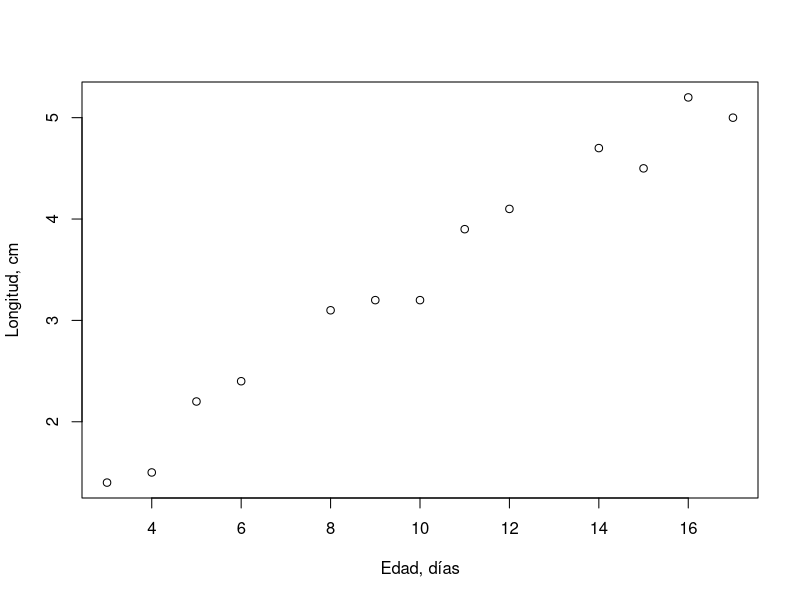
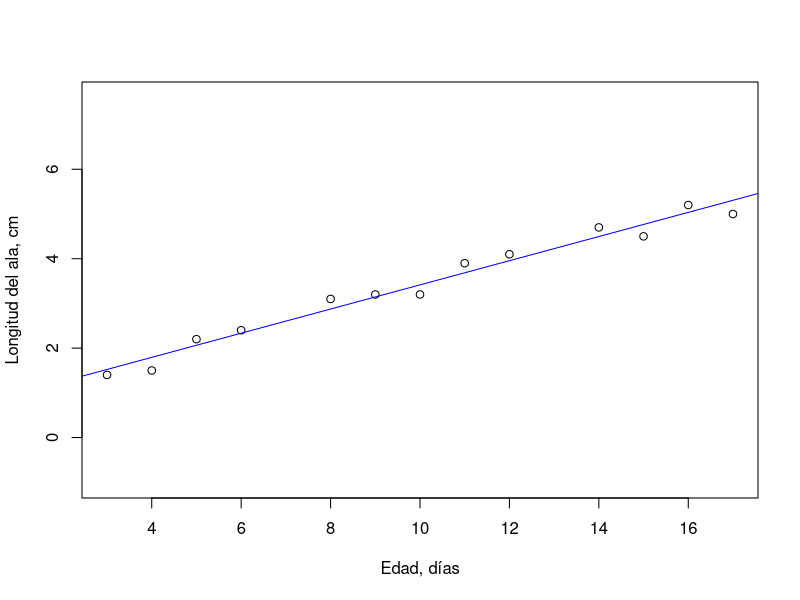
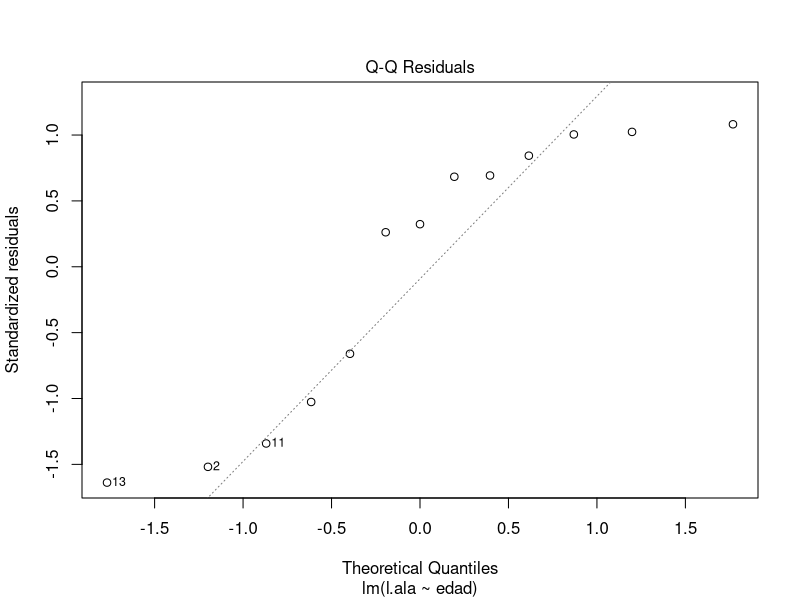
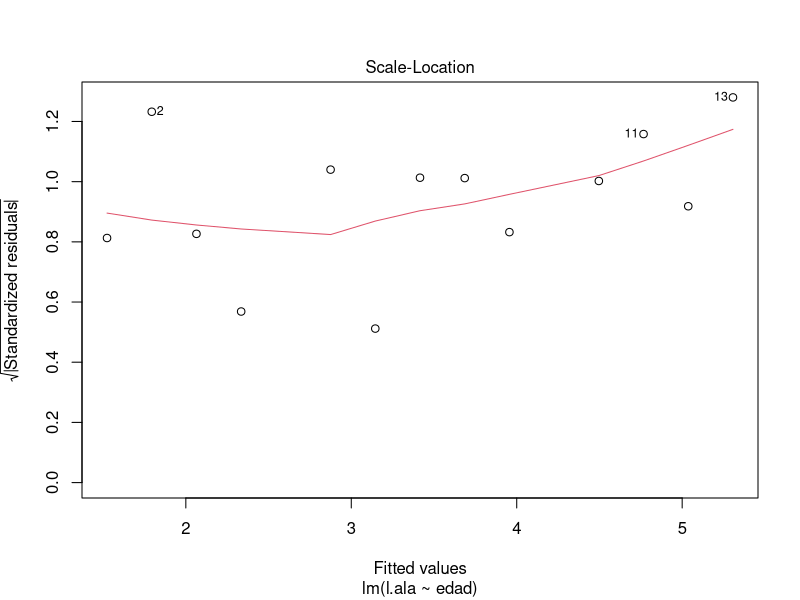
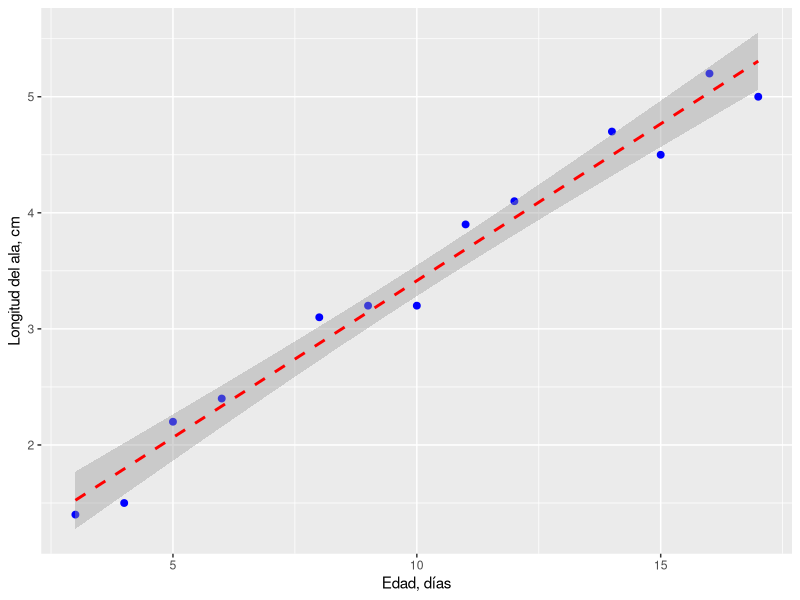

Write the R code that produced these figures, in order.
## ---- chunk 1
knitr::opts_chunk$set(echo = TRUE)
options("yaml.eval.expr" = TRUE)
## ---- chunk 2
edad <- c(3.0,4.0,5.0,6.0,8.0,9.0,10.0,11.0,12.0,14.0,15.0,16.0,17.0)
l.ala <- c(1.4,1.5,2.2,2.4,3.1,3.2,3.2,3.9,4.1,4.7,4.5,5.2,5.0)
sparrow <- data.frame(edad,l.ala)
#tabla de datos
knitr::kable(sparrow, col.names = c("Edad (días)", "Longitud ala (cm)"), caption = 'Tabla 1.  Longitud del ala derecha de gorriones de diferente edad') 
#gráfica x-y
plot(edad,l.ala,xlab = "Edad, días", ylab = "Longitud, cm")
## ---- chunk 3
#tamaño muestra
n <- length(l.ala)
#medias
X <- mean(sparrow$edad)
Y <- mean(sparrow$l.ala)
#sumatorias
sumX <- sum(sparrow$edad)
sumY <- sum(sparrow$l.ala)
sumX2 <- sum(sparrow$edad^2)
sumXY <- sum(sparrow$edad*sparrow$l.ala)
#suma de cuadrados
SSx2 <- sumX2 - (sumX^2)/n
Sxy <- sumXY - (sumX*sumY)/n
#cálculo de b
est.b <- Sxy/SSx2
# cálculo de a  
est.a = Y - est.b*X
## ---- chunk 4
sprintf("Y = %.3f + %.3fX", est.a, est.b)
## ---- chunk 5
regr <- lm(l.ala ~ edad)
coefficients(regr)
## ---- chunk 6
plot(edad,l.ala, xlab = 'Edad, días', ylab = 'Longitud del ala, cm', asp = 1)
abline(regr, col = 'blue')
## ---- chunk 7
library(dplyr)
library(kableExtra)
tabla2 <- data.frame(
  Fuente.de.Variacion = c("Total", "Regresión", "Residual"),
  SS = c("total SS", "regresión SS", "residual SS"),
  GL = c("n - 1", "1", "n - 2"),
  MS = c(" ", "reg.SS/reg.GL","res.SS/res.GL")
)
kable(tabla2) %>%
  kable_styling(full_width = F) %>%
  column_spec(1, bold = T, border_right = T) %>%
  column_spec(2:4, width = "10em", background = "orange")
## ---- chunk 8
edad <- c(3.0,4.0,5.0,6.0,8.0,9.0,10.0,11.0,12.0,14.0,15.0,16.0,17.0)
l.ala <- c(1.4,1.5,2.2,2.4,3.1,3.2,3.2,3.9,4.1,4.7,4.5,5.2,5.0)
n <- length(edad)
reg1 <- lm(l.ala ~ edad)
coe <- as.matrix(coefficients(reg1))
b <- coe[2,1]
#Total SS
TotalSS <- sum(l.ala^2) - (sum(l.ala)^2)/n
#Regresión SS
RegresSS <- b*(sum(l.ala*edad)-(sum(edad)*sum(l.ala))/n)
#Residual SS
ResidualSS <- TotalSS - RegresSS
#MS
RegresMS <- RegresSS/1
ResidualMS <- ResidualSS/(n-2)
#tabla fuentes de variaciones
SS <- c(TotalSS, RegresSS, ResidualSS)
GL <- c(n-1, 1, n-2)
MS <- c(" ", RegresMS, ResidualMS)
tabla2 <- data.frame(
  Fuente.de.Variacion = c("Total", "Regresión", "Residual"),
  SS, GL, MS)
kable(tabla2) %>%
  kable_styling(full_width = F) %>%
  column_spec(1, bold = T, border_right = T) %>%
  column_spec(2:4, width = "10em", background = "orange")
#Fs
Fcalc <- RegresMS/ResidualMS
Ftabla <- qf(.05,1,n-2, lower.tail = FALSE)
## ---- chunk 9
regrtest <- lm(l.ala ~ edad, data = sparrow)
summary(regrtest)
## ---- chunk 10
# q-q plot de residuales
plot(regrtest, 2)
## ---- chunk 11
# homocedasticidad residuales
plot(regrtest, 3)
## ---- chunk 12
library(kableExtra)
#Y estimado = 4.225
#SumaCuadradosX = 262.0
#residual MS = 0.047701
#mediaX = 10
#n = 13
#error estándar del estimado de Y
syi <- sqrt(0.047701*(1/13 + ((13 - 10)^2)/262))
#intervalo de confianza del estimado 95%
linf <- 4.225 - qt(.025, 11, lower.tail = FALSE)*syi
lsup <- 4.225 + qt(.025, 11, lower.tail = FALSE)*syi
result <- data.frame(syi, "4.225", linf, lsup)
kable(result, format = "markdown", col.names = c("Error Est.", "Y estimada", "Límite inferior", "Límite superior"))
## ---- chunk 13
reg1 <- lm(l.ala ~ edad)
intconf <- predict.lm(reg1, newdata=list(edad=13.0), se.fit = TRUE, 
           interval="confidence", level=.95)
table4 <- data.frame(intconf)
kable(table4[,c(4,1:3)], format = "markdown")
## ---- chunk 14
library(ggplot2)
ggplot(data=sparrow, aes(x=edad, y=l.ala)) +
  geom_point(pch=19, color="blue", size=2) +
  geom_smooth(method="lm", color="red", linetype=2) +
  labs(x="Edad, días", y="Longitud del ala, cm")
